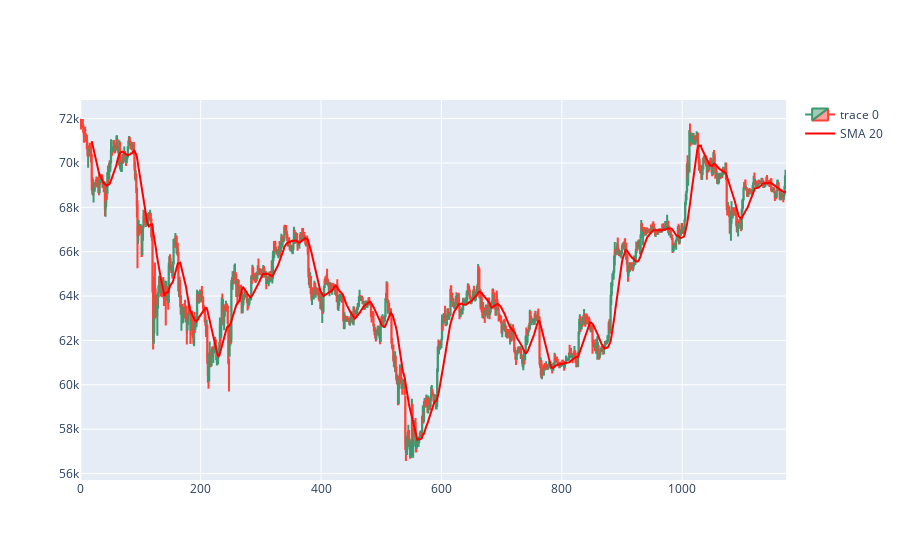

This figure's notebook cell:
### Code cell
import plotly.graph_objects as go

dfpl = data[:]
fig = go.Figure(data=[go.Candlestick(x=dfpl.index,
                open=dfpl['Open'],
                high=dfpl['High'],
                low=dfpl['Low'],
                close=dfpl['Close'])])

# Add the moving averages to the plot
fig.add_trace(go.Scatter(x=dfpl.index, y=dfpl['SMA_20'], mode='lines', name='SMA 20', line=dict(color='red')))

fig.update_layout(xaxis_rangeslider_visible=False)
fig.show()

### Figure 1 — Plotly figure (JSON) as saved in the notebook; plotly's stock layout.template omitted (floating-point values rounded to 4 significant figures; data arrays with more than 128 entries replaced by an {"elided": "..."} marker saying what was removed)
{"data": [{"close": {"elided": "1173 float values"}, "high": {"elided": "1173 float values"}, "low": {"elided": "1173 float values"}, "open": {"elided": "1173 float values"}, "type": "candlestick", "x": {"elided": "1173 int values"}}, {"line": {"color": "red"}, "mode": "lines", "name": "SMA 20", "type": "scatter", "x": {"elided": "1173 int values"}, "y": {"elided": "1173 float values"}}], "layout": {"xaxis": {"rangeslider": {"visible": false}}}}
